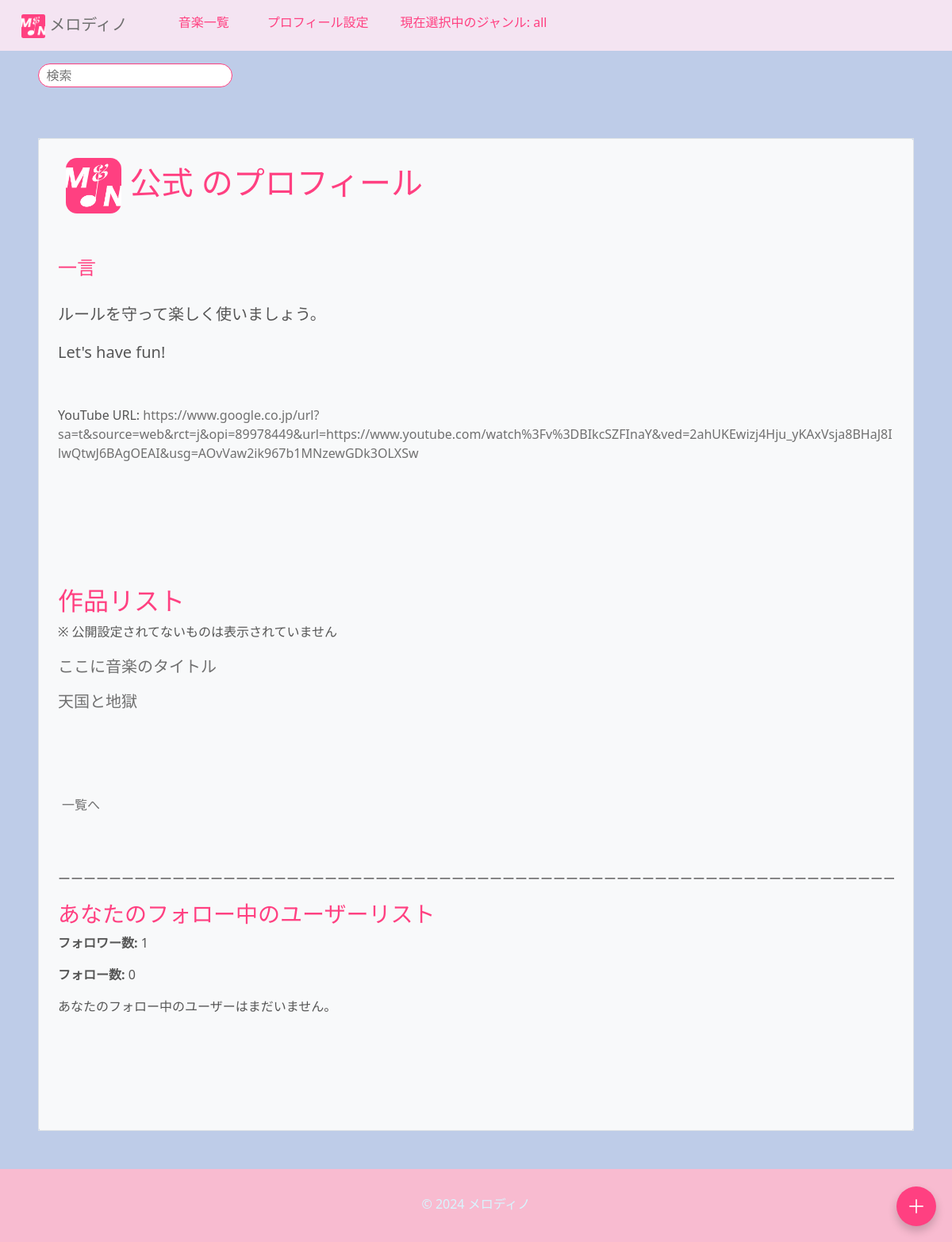
Page /profile/2/ (signed in) on the earlier database version.
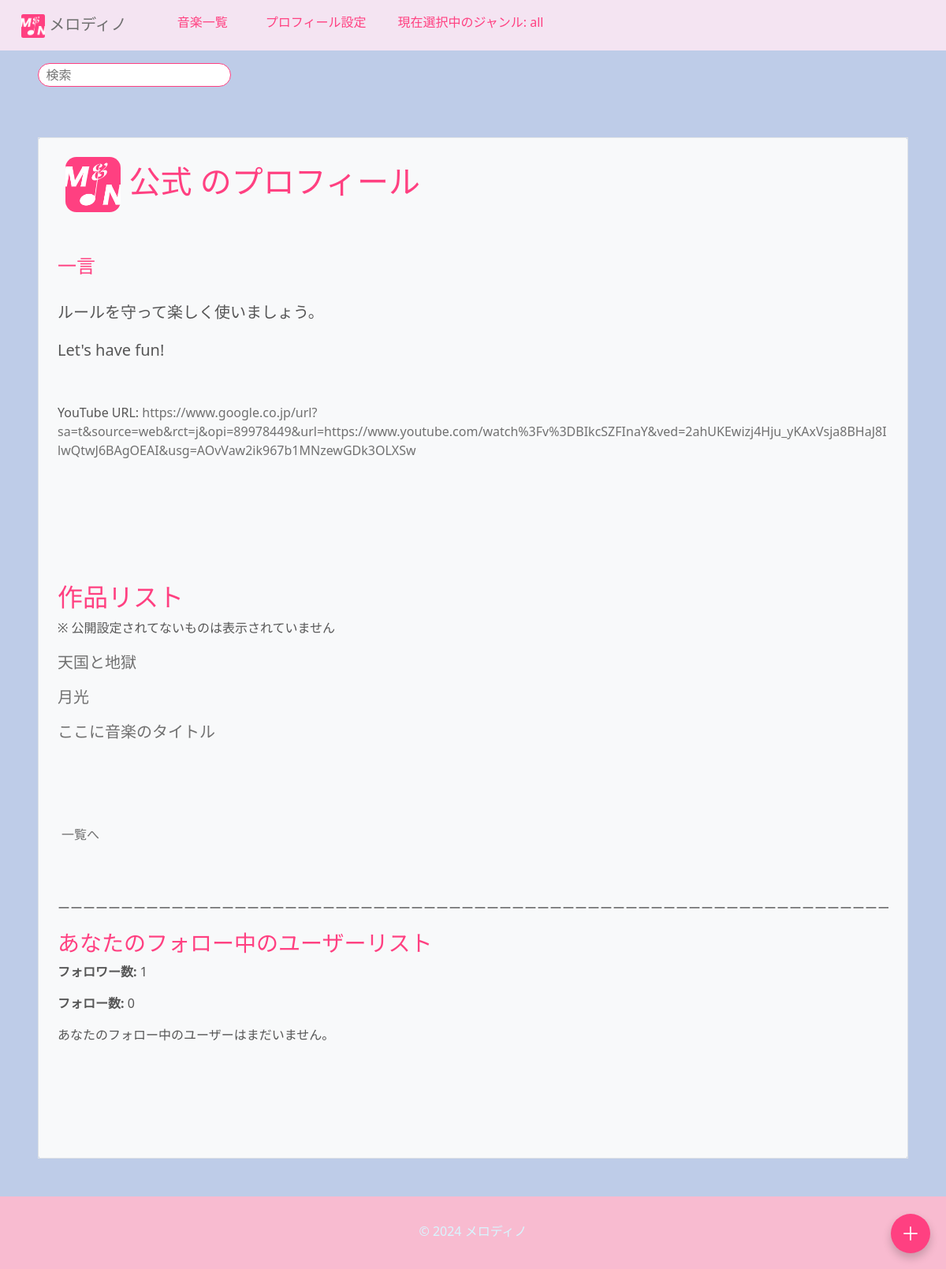
Same page on the later database version.
### ongaku/models.py (models this page shows, shortened)
class UserProfile(models.Model):
    user = models.OneToOneField(User, on_delete=models.CASCADE)
    songs = models.ManyToManyField(Ongaku)  # ユーザーが作成した曲の関連
    display_name = models.CharField(max_length=100, unique=True, blank=True, null=True)
    bio = models.TextField(blank=True, null=True)  # 自己紹介
    profile_picture = models.ImageField(upload_to='profile_pictures/', blank=True, null=True)
    youtube_url = models.URLField(blank=True, null=True)  # YouTube URL
    twitter_url = models.URLField(blank=True, null=True)  # Twitter URL

class Ongaku(models.Model):
    title = models.CharField(max_length=70)
    text = models.TextField(blank=True, default="")
    audio_file = models.FileField(upload_to='music/', null=True, blank=True)
    thumbnail = models.ImageField(null=True, blank=True)
    category = models.CharField(
        max_length=100, choices=CATEGORY, null=True, blank=True
    )
    custom_category = models.CharField(
        max_length=100,
        blank=True,
        help_text="検索時に見つかりやすくなります。"
    )
    user = models.ForeignKey(User, on_delete=models.CASCADE, related_name='songs')
    search_count = models.IntegerField(default=0)
    play_count = models.IntegerField(default=0)
    is_public = models.BooleanField(default=False)  # 公開/非公開設定
    created_at = models.DateTimeField(auto_now_add=True)  # 投稿日
    ongaku_url = models.URLField(blank=False, null=False)
    favorites = models.ManyToManyField(User, related_name='favorite_songs', blank=True)
    favorited_by = models.ManyToManyField(
        'UserProfile',  # ユーザー情報が保存されているモデル
        related_name='favorite_songs',
        blank=True
    )
    order = models.PositiveIntegerField(default=0)
    class Meta:
        ordering = ['order']

### ongaku/views.py (the view)
# urls.py: path('profile/<int:user_id>/', views.user_profile, name='profile'),
def user_profile(request, user_id):
    user = get_object_or_404(User, pk=user_id)  # ユーザーを取得
    profile = user.userprofile  # ユーザーのプロフィール情報を取得
    is_following = Follow.objects.filter(follower=request.user, followed=profile.user).exists() if request.user.is_authenticated else False
    songs = user.songs.all()
    has_audio_file = any(song.audio_file for song in songs)  # もし音楽ファイルがある曲があればTrue
    followed_users = User.objects.filter(
        id__in=Follow.objects.filter(follower=request.user).values('followed')
    )  # フォロー中のユーザーを取得
    is_own_profile = request.user == user  # 自分のプロフィールページの場合 True
    follower_count = Follow.objects.filter(followed=user).count()  # フォロワー数を取得
    following_count = Follow.objects.filter(follower=user).count()  # フォローしているユーザー数を取得
    return render(request, 'ongaku/profile.html', {
        'profile': profile,
        'user': user,
        'is_following': is_following,
        'songs': songs,
        'followed_users': followed_users,  # フォロー中のユーザーを渡す
        'is_own_profile': is_own_profile,  # 自分のプロフィールかどうかを渡す
        'follower_count': follower_count,
        'following_count': following_count,
        'has_audio_file': has_audio_file,  # 音楽ファイルがあるかどうかのフラグを渡す
    })

### ongaku/templates/ongaku/profile.html (shortened to what this page needs)
{% extends 'base.html' %}
{% block content %}
<div class="c-3 m-4 bg-light rounded" type="kasane">
    <div class="border border_color p-4 mb-4">
        <div class="profile-container">
            <h1>
                {% if user.userprofile.profile_picture %}
                    <img src="{{ user.userprofile.profile_picture.url }}" alt="プロフィール画像" class="profile-picture">
                {% endif %}
                <span class="display-name">
                    {% if user.userprofile.display_name == None %}
                        {{ user.userprofile.display_name|default:"匿名" }}{{ user.id }}
                    {% else %}
                        {{ user.userprofile.display_name|default:"匿名" }}
                    {% endif %}のプロフィール
                </span>
            </h1>
        </div>
        <h6><br><br></h6>
        <h4>一言</h4><h5 style="white-space: pre-line;"><br>{{ profile.bio|default:"なし" }}</h5>
        <h6><br><br></h6>
        {% if profile.youtube_url %}
            <p>YouTube URL: <a href="{{ profile.youtube_url }}" target="_blank">{{ profile.youtube_url }}</a></p>
            <h6><br><br></h6>
        {% endif %}
        <h6><br><br></h6>
        <h6><br><br></h6>
        <h2>作品リスト</h2>
        <span>※ 公開設定されてないものは表示されていません</span>
            {% for song in songs %}
                {% if song.is_public %}
                    <ul style="margin-left: 5px;">
                        <h4 style="margin-left: -45px; margin-top: 20px;"><li><h5><a href="{% url 'detail-ongaku' song.pk %}">{{ song.title }}</a></h5></li></h4>
                    </ul>
                {% endif %}
            {% empty %}
                <h5>まだ曲を作成していません。</h5>
            {% endfor %}
        <h6><br><br><br><br></h6>
        <a href="{% url 'list-ongaku' %}" class="btn p-1">一覧へ</a>
        <p><br><br></p>
        <div>
            <p class="responsive-line">ーーーーーーーーーーーーーーーーーーーーーーーーーーーーーーーーーーーーーーーーーーーーーーーーーーーーーーーーーーーーーーーーーーーーーーーーーーーーーーーーーーーーーーーーーーーーーーーーーーーーーーーーーーーーーーーーーーーーーーーーーーーーーーーーーーーーーーーーーーーーーーーーーーーーーーーー</p>
        </div>
        <h3>あなたのフォロー中のユーザーリスト</h3>
        {% if user == request.user %}
            <p><strong>フォロワー数:</strong> {% if follower_count %}{{ follower_count }}{% else %}0{% endif %}</p>
            <p><strong>フォロー数:</strong> {% if following_count %}{{ following_count }}{% else %}0{% endif %}</p>
        {% endif %}
        {% if followed_users %}
            {% for user in followed_users %}
                <ul style="margin-left: -40px;">
                    <h5>
                        <li>
                            <a href="{% url 'profile' user.pk %}">
                                {% if user.userprofile.display_name == None %}
                                    {{ user.userprofile.display_name|default:"匿名" }}{{ user.id }}
                                {% else %}
                                    {{ user.userprofile.display_name|default:"匿名" }}
                                {% endif %}
                            </a>
                        </li>
                    </h5>
                </ul>
            {% endfor %}
        {% else %}
            <p>あなたのフォロー中のユーザーはまだいません。</p>
        {% endif %}
        <h1><br><br></h1>
    </div>
</div>
{% endblock %}

### templates/base.html (shortened to what this page needs)
{% load static %}
<!doctype html>
<html lang="ja">
    <head>
        <link rel="stylesheet" href="https://cdn.jsdelivr.net/npm/bootstrap@5.3.0/dist/css/bootstrap.rtl.min.css">
        {% load static %}
        <link rel="stylesheet" type="text/css" href="{% static 'ongaku/css/style.css' %}">
        <link rel="stylesheet" href="{% static 'css/style.css' %}?v=1.0">
        <link rel="stylesheet" type="text/css" href="{% static 'css/style.css' %}">
    </head>
    <body id="body">
        <nav class="navbar navbar-expand-lg navbar-dark bg-success sticky-top">
            <div class="container-fluid">
                <div class="navbar-brand">
                    <a style="margin: 0 auto; margin-left: -1px; text-align: center;" href="#"><img style="width: auto; height: 30px;" src="{% static 'icon/MandN1.png' %}" alt="logo"> メロディノ</a>
                </div>
                <div class="collapse navbar-collapse" id="navbarNav">
                    <ul class="navbar-nav">
                        <li class="nav-item">
                            <a class="nav-link mx-3" href="{% url 'list-ongaku' %}">音楽一覧</a>
                        </li>
                        {% if request.user.is_authenticated %}
                            <li>
                                <a class="nav-link mx-3" href="{% url 'profile_list' %}">プロフィール設定</a>
                            </li>
                            <li>
                                <p class="mx-3" style="color: #ff4081 !important; margin-top: 8px;">現在選択中のジャンル: {% if selected_category %}{{ selected_category }}{% else %}all{% endif %}</p>
                            </li>
                        {% endif %}
                    </ul>
                </div>
            </div>
        </nav>
        {% if request.user.is_authenticated %}
        <div class="search-form">
            <form method="GET" action="{% url 'search' %}">
                <input type="text kensaku" name="query" placeholder="検索" aria-label="Search">
            </form>
        </div>
        {% endif %}
        {% block plus_button %}
        <button id="plusButton" class="border_color plus-button btn" onclick="openModal(); animateButton()">
            ＋
        </button>
        {% endblock %}
        <div class="p-4">
            {% block content %}{% endblock content %}
        </div>
            <footer>
                <p style="margin-top: 12px; text-align: center;">&copy; 2024 メロディノ</p>
            </footer>
    </body>
</html>

### ongaku/static/ongaku/css/style.css (style rules this page uses)
a { text-decoration: none; }

### templates/base.html (style rules this page uses)
body { background-color: #becce8; color: #565656; transition: background-color 0.5s, color 0.5s; }
.navbar { background-color: #f4e4f2 !important; color: #181818; }
.navbar-nav .nav-link { transition: background-color 0.3s ease, color 0.3s ease, transform 0.3s ease; border-radius: 25px; }
button { background-color: #ff2583; color: #f4f4f4; border: none; padding: 10px 30px; border-radius: 5px; }
a { color: rgb(112, 112, 112) !important; }
h1, h2, h3, h4, .h5 { color: #ff4081; }
footer { background-color: #f8bbd0; padding: 20px 0; text-align: center; color: #d7f6ff; }
div[type="kasane"] { background-color: #333333; }
.navbar-brand { display: flex; align-items: center; justify-content: flex-start; }
.navbar-dark .navbar-nav .nav-link, .navbar-nav form input { color: #ff4081 !important; }
.search-form { display: flex; justify-content: center; width: 100%; max-width: 300px; margin-left: 20px; }
.search-form input { width: 100%; height: 30px; border-radius: 20px; border: 1px solid #ff4081; padding-left: 10px; }
#plusButton { position: fixed; bottom: 20px; right: 20px; z-index: 1000; font-size: 24px; border-radius: 50%; width: 50px; height: 50px; display: flex; justify-content: center; align-items: center; background-color: #ff4081; color: #fff; box-shadow: 0 6px 12px rgba(0, 0, 0, 0.2); }
ul li { list-style-type: none; padding-left: 0; }

### ongaku/templates/ongaku/profile.html (style rules this page uses)
a { word-wrap: break-word; overflow-wrap: break-word; word-break: break-word; }
.responsive-line { width: 100%; white-space: nowrap; overflow: hidden; }
.profile-container { display: flex; align-items: center; }
.profile-picture { width: 70px; height: 70px; margin-left: 10px; border-radius: 20%; }

Differences in the rows shown:
shown differently, row unchanged: Ongaku "天国と地獄": moves up the list
added Ongaku: title "月光"
